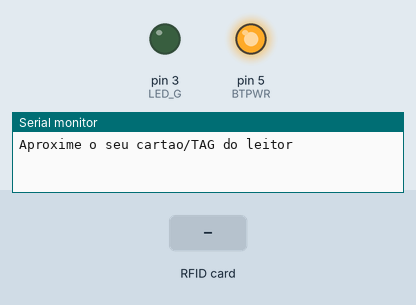
Simulated run of this sketch. Board: Arduino Uno, built with avr-gcc and run on an emulated ATmega328P. On the bench: output pins drawn as LEDs (lit = HIGH), the last lines printed to the serial monitor. The test bench sets the inputs (shaded band). Pins used as bus, display or sensor lines are not drawn.

Above: at 1.2 s.
1.3 s: RFID card CE CA 76 89 held to the reader
At 2.8 s:
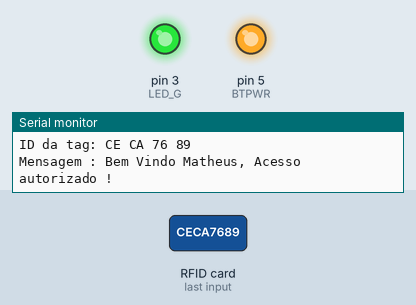
Timing chart, 0 to 7.8 s (numbered marks = the images above; inputs shaded):
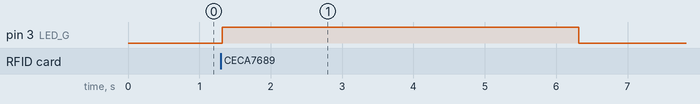

Measured:
- after the input at 1.3 s, pin 3 (LED_G): LOW → HIGH at once, → LOW 5.0 s later

The sketch:

rfid_hc06.ino
```cpp
#include <SPI.h>
#include <MFRC522.h>

#define SS_PIN 10
#define RST_PIN 9
#define LED_R 2//LED Vermelho
#define LED_G 3 //LED Verde
char st[20];

MFRC522 mfrc522(SS_PIN, RST_PIN);

const int LED = 13;
const int BTPWR = 5; //PORTA DIGITAL 5 DO ARDUINO LIGADO NA PORTA VCC DO HC06

char nombreBT[10] = "CYBERSALA";
char velocidad ='4';//9600
char pin [5]= "0000";

void setup(){
  pinMode(LED, OUTPUT);
  pinMode(BTPWR, OUTPUT);

  digitalWrite(LED, LOW);
  digitalWrite(BTPWR, HIGH);

  Serial.begin(9600);


  digitalWrite(LED, HIGH);

    // Inicia a serial
  Serial.begin(9600);
  // Inicia  SPI bus
  SPI.begin();
  // Inicia MFRC522
  mfrc522.PCD_Init();
  Serial.println("Aproxime o seu cartao/TAG do leitor");
  Serial.println();
  pinMode(LED_R, 2);
  pinMode(LED_G, 3);
}

void loop(){
   digitalWrite (LED_G, LOW);
  digitalWrite (LED_R, HIGH);

  // Busca novos cartões
  if ( ! mfrc522.PICC_IsNewCardPresent())
  {
    return;
  }
  // Seleciona um catão a ser lido
  if ( ! mfrc522.PICC_ReadCardSerial())
  {
    return;
  }
  //Mostra ID na serial
  Serial.print("ID da tag:");
  String conteudo = "";
  byte letra;
  for (byte i = 0; i < mfrc522.uid.size; i++)
  {
    Serial.print(mfrc522.uid.uidByte[i] < 0x10 ? " 0" : " ");
    Serial.print(mfrc522.uid.uidByte[i], HEX);
    conteudo.concat(String(mfrc522.uid.uidByte[i] < 0x10 ? " 0" : " "));
    conteudo.concat(String(mfrc522.uid.uidByte[i], HEX));
  }
  Serial.println();
  Serial.print("Mensagem : ");
  conteudo.toUpperCase();

  if (conteudo.substring(1) == "CE CA 76 89") //ID CARTÃO
  {
    Serial.println("Bem Vindo Matheus, Acesso autorizado !");
    Serial.println();
    digitalWrite (LED_G, HIGH);
    digitalWrite (LED_R, LOW);
    delay(5000);//Delay apagar LED Verde
    digitalWrite (LED_G, LOW);
    digitalWrite (LED_R, HIGH);
  }
 if (conteudo.substring(1) == "44 8C B4 73") //ID CARTÃO
  {
    Serial.println("Bem vindo Daniel, Acesso autorizado !");
    Serial.println();
    digitalWrite (LED_G, HIGH);
    digitalWrite (LED_R, LOW);
    delay(5000);//Delay apagar LED Verde
    digitalWrite (LED_G, LOW);
    digitalWrite (LED_R, HIGH);
  }

}
```
